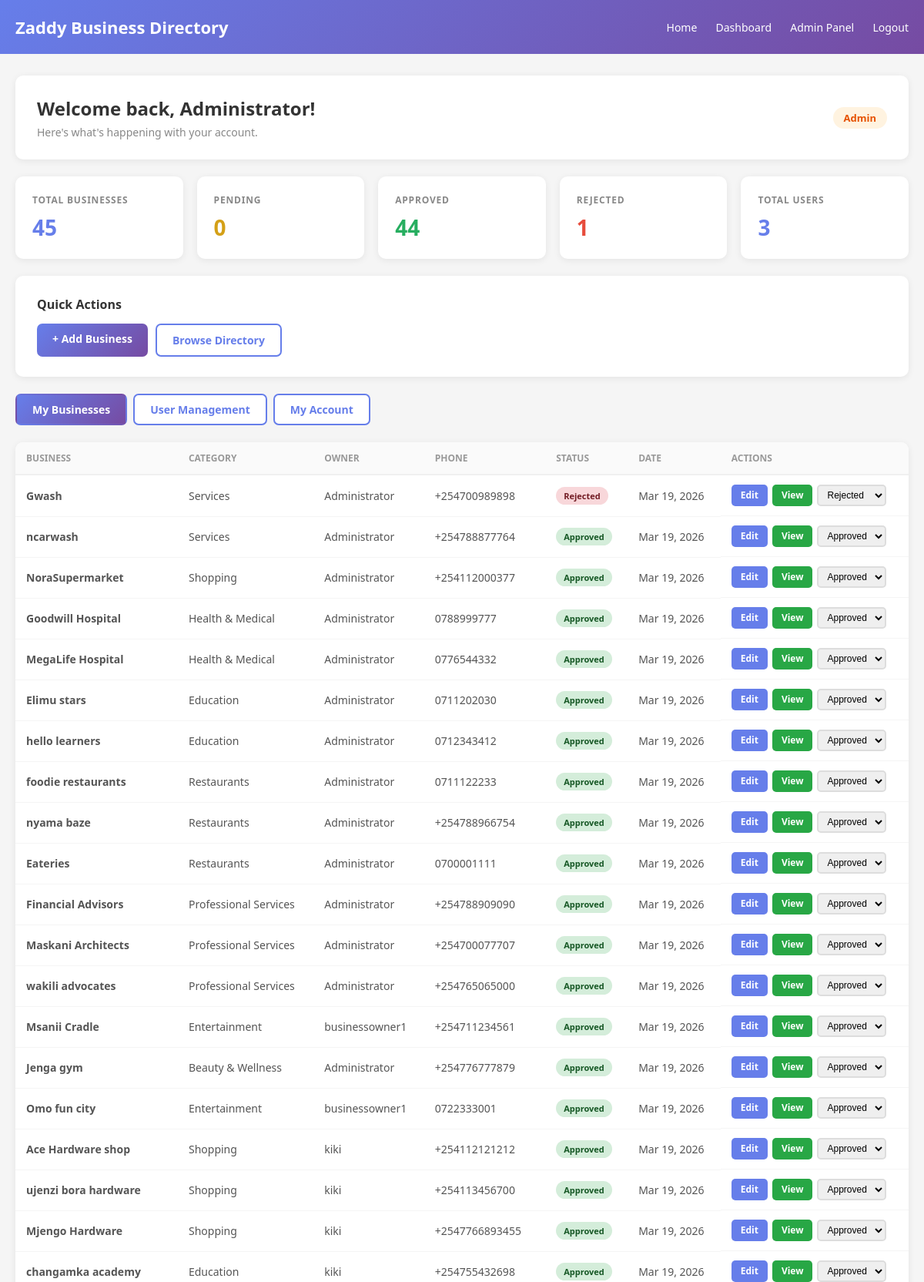
The page /auth/dashboard.php (signed in, upper part) on the database its author committed.
### tables this page shows
CREATE TABLE `users` (
  `id` int(11) NOT NULL,
  `username` varchar(50) NOT NULL,
  `email` varchar(100) NOT NULL,
  `password` varchar(255) NOT NULL,
  `full_name` varchar(100) DEFAULT NULL,
  `phone` varchar(20) DEFAULT NULL,
  `address` text DEFAULT NULL,
  `profile_image` varchar(255) DEFAULT NULL,
  `role` enum('user','admin') NOT NULL DEFAULT 'user',
  `status` enum('open','closed') DEFAULT 'open',
  `email_verified` tinyint(1) DEFAULT 0,
  `created_at` timestamp NOT NULL DEFAULT current_timestamp(),
  `updated_at` timestamp NOT NULL DEFAULT current_timestamp() ON UPDATE current_timestamp(),
  `last_login` timestamp NULL DEFAULT NULL
);

CREATE TABLE `businesses` (
  `id` int(11) NOT NULL,
  `name` varchar(200) NOT NULL,
  `category_id` int(11) NOT NULL,
  `user_id` int(11) NOT NULL,
  `description` text DEFAULT NULL,
  `address` varchar(255) DEFAULT NULL,
  `phone` varchar(20) DEFAULT NULL,
  `email` varchar(100) DEFAULT NULL,
  `website` varchar(255) DEFAULT NULL,
  `image` varchar(255) DEFAULT NULL,
  `status` enum('pending','approved','rejected') DEFAULT 'pending',
  `admin_notes` text DEFAULT NULL,
  `created_at` timestamp NOT NULL DEFAULT current_timestamp(),
  `updated_at` timestamp NOT NULL DEFAULT current_timestamp() ON UPDATE current_timestamp()
);

CREATE TABLE `categories` (
  `id` int(11) NOT NULL,
  `name` varchar(100) NOT NULL,
  `icon` varchar(50) DEFAULT NULL,
  `created_at` timestamp NOT NULL DEFAULT current_timestamp()
);

### auth/dashboard.php (the view, shortened to what this page needs)
<?php
$conn      = getDBConnection();
$user_id   = (int)$_SESSION['user_id'];
$u = $conn->prepare("SELECT * FROM users WHERE id = ?");
$u->bind_param("i", $user_id);
$u->execute();
$me = $u->get_result()->fetch_assoc();
$full_name    = $me['full_name'] ?? 'User';
$role         = $me['role'] ?? 'user';
$is_admin     = ($role === 'admin');
$all_users = [];
if ($is_admin) {
    $r = $conn->query("SELECT id,full_name,username,email,phone,role,created_at FROM users ORDER BY created_at DESC");
    while ($row = $r->fetch_assoc()) $all_users[] = $row;
}
if ($is_admin) {
    $bs = $conn->prepare("SELECT b.*,c.name as cat_name,COALESCE(u.full_name,u.email) as owner FROM businesses b LEFT JOIN categories c ON b.category_id=c.id LEFT JOIN users u ON b.user_id=u.id ORDER BY b.created_at DESC");
} else {
    $bs = $conn->prepare("SELECT b.*,c.name as cat_name FROM businesses b LEFT JOIN categories c ON b.category_id=c.id WHERE b.user_id=? ORDER BY b.created_at DESC");
    $bs->bind_param("i", $user_id);
}
$bs->execute();
$biz_result = $bs->get_result();
$biz_list   = [];
$total=$pending=$approved=$rejected=0;
while ($b = $biz_result->fetch_assoc()) {
    $biz_list[] = $b; $total++;
    if ($b['status']==='pending')      $pending++;
    elseif ($b['status']==='approved') $approved++;
    elseif ($b['status']==='rejected') $rejected++;
}
?>
<!DOCTYPE html>
<html lang="en">
<head>
</head>
<body>
<div class="header">
    <div class="header-content">
        <h1>Zaddy Business Directory</h1>
        <nav class="header-nav">
            <a href="../index.php">Home</a>
            <a href="dashboard.php">Dashboard</a>
            <?php if ($is_admin): ?><a href="admin_dashboard.php">Admin Panel</a><?php endif; ?>
            <a href="logout.php">Logout</a>
        </nav>
    </div>
</div>
<div class="container">
    <div class="card" style="display:flex;justify-content:space-between;align-items:center">
        <div>
            <h2 style="font-size:24px;color:#333;margin-bottom:5px">Welcome back, <?php echo htmlspecialchars($full_name); ?>!</h2>
            <p style="color:#888;font-size:14px">Here's what's happening with your account.</p>
        </div>
        <span class="role-badge" style="background:<?php echo $is_admin?'#fff3e0':'#e3f2fd'; ?>;color:<?php echo $is_admin?'#e65100':'#1976d2'; ?>">
            <?php echo $is_admin?'Admin':'User'; ?>
        </span>
    </div>
    <div class="stats-grid">
        <div class="stat"><div class="stat-label">Total Businesses</div><div class="stat-val"><?php echo $total; ?></div></div>
        <div class="stat"><div class="stat-label">Pending</div><div class="stat-val" style="color:#d4a017"><?php echo $pending; ?></div></div>
        <div class="stat"><div class="stat-label">Approved</div><div class="stat-val" style="color:#27ae60"><?php echo $approved; ?></div></div>
        <div class="stat"><div class="stat-label">Rejected</div><div class="stat-val" style="color:#e74c3c"><?php echo $rejected; ?></div></div>
        <?php if ($is_admin): ?>
        <div class="stat"><div class="stat-label">Total Users</div><div class="stat-val"><?php echo count($all_users); ?></div></div>
        <?php endif; ?>
    </div>
    <div class="card">
        <h3 style="font-size:16px;font-weight:700;color:#333;margin-bottom:14px">Quick Actions</h3>
        <div style="display:flex;gap:10px;flex-wrap:wrap">
            <a href="add-business.php" class="btn btn-primary">+ Add Business</a>
            <a href="../index.php" class="btn" style="background:white;border:2px solid #667eea;color:#667eea">Browse Directory</a>
        </div>
    </div>
    <div class="tab-nav">
        <button class="tab-btn active" onclick="switchTab('businesses',this)">My Businesses</button>
        <?php if ($is_admin): ?>
        <button class="tab-btn" onclick="switchTab('users',this)">User Management</button>
        <?php endif; ?>
        <button class="tab-btn" onclick="switchTab('account',this)">My Account</button>
    </div>
    <div class="tab-panel active" id="tab-businesses">
        <div class="card" style="padding:0;overflow:hidden">
            <?php if (empty($biz_list)): ?>
                <div style="padding:50px;text-align:center;color:#aaa">
                    <div style="font-size:48px;margin-bottom:12px">&#127970;</div>
                    <p style="margin-bottom:16px">No businesses listed yet.</p>
                    <a href="add-business.php" class="btn btn-primary">Add Your First Business</a>
                </div>
            <?php else: ?>
            <table>
                <thead>
                    <tr>
                        <th>Business</th><th>Category</th>
                        <?php if ($is_admin): ?><th>Owner</th><?php endif; ?>
                        <th>Phone</th><th>Status</th><th>Date</th><th>Actions</th>
                    </tr>
                </thead>
                <tbody>
                    <?php foreach ($biz_list as $b): ?>
                    <tr>
                        <td><strong><?php echo htmlspecialchars($b['name']); ?></strong></td>
                        <td><?php echo htmlspecialchars($b['cat_name'] ?? '-'); ?></td>
                        <?php if ($is_admin): ?><td><?php echo htmlspecialchars($b['owner'] ?? '-'); ?></td><?php endif; ?>
                        <td><?php echo htmlspecialchars($b['phone'] ?? '-'); ?></td>
                        <td><span class="badge badge-<?php echo $b['status']; ?>"><?php echo ucfirst($b['status']); ?></span></td>
                        <td><?php echo date('M d, Y', strtotime($b['created_at'])); ?></td>
                        <td style="display:flex;gap:6px;flex-wrap:wrap">
                            <a href="edit-business.php?id=<?php echo $b['id']; ?>" class="btn-sm btn-blue">Edit</a>
                            <a href="../business_details.php?id=<?php echo $b['id']; ?>" class="btn-sm btn-green" target="_blank">View</a>
                            <?php if ($is_admin): ?>
                            <form method="POST" style="margin:0">
                                <select name="new_status" onchange="this.form.submit()" style="padding:4px 7px;border:2px solid #ddd;border-radius:5px;font-size:12px;cursor:pointer">
                                    <option value="approved" <?php echo $b['status']==='approved' ?'selected':''; ?>>Approved</option>
                                    <option value="rejected" <?php echo $b['status']==='rejected' ?'selected':''; ?>>Rejected</option>
                                </select>
                            </form>
                            <?php endif; ?>
                        </td>
                    </tr>
                    <?php endforeach; ?>
                </tbody>
            </table>
            <?php endif; ?>
        </div>
    </div>
</div>
</body>
</html>

### auth/dashboard.php (style rules this page uses)
* { margin:0;padding:0;box-sizing:border-box }
body { font-family:'Segoe UI',sans-serif;background:#f5f5f5 }
.header { background:linear-gradient(135deg,#667eea,#764ba2);color:white;padding:20px 0 }
.header-content { max-width:1200px;margin:0 auto;padding:0 20px;display:flex;justify-content:space-between;align-items:center }
.header h1 { font-size:22px }
.header-nav a { color:white;text-decoration:none;font-size:14px;margin-left:20px }
.container { max-width:1200px;margin:28px auto;padding:0 20px }
.card { background:white;border-radius:10px;padding:26px 28px;box-shadow:0 2px 10px rgba(0,0,0,.07);margin-bottom:22px }
.stats-grid { display:grid;grid-template-columns:repeat(auto-fit,minmax(160px,1fr));gap:18px;margin-bottom:22px }
.stat { background:white;border-radius:10px;padding:22px;box-shadow:0 2px 10px rgba(0,0,0,.07) }
.stat-label { color:#888;font-size:12px;font-weight:600;text-transform:uppercase;letter-spacing:.8px;margin-bottom:8px }
.stat-val { font-size:28px;font-weight:800;color:#667eea }
.tab-nav { display:flex;gap:8px;margin-bottom:22px;flex-wrap:wrap }
.tab-btn { padding:9px 20px;border-radius:7px;font-size:14px;font-weight:600;cursor:pointer;border:2px solid #667eea;background:white;color:#667eea;font-family:inherit;transition:all .2s }
.tab-btn.active { background:linear-gradient(135deg,#667eea,#764ba2);color:white;border-color:transparent }
.tab-panel { display:none }
.tab-panel.active { display:block }
table { width:100%;border-collapse:collapse }
th { padding:12px 14px;text-align:left;font-size:12px;font-weight:700;text-transform:uppercase;color:#999;background:#fafafa;border-bottom:2px solid #f0f0f0 }
td { padding:12px 14px;font-size:14px;border-bottom:1px solid #f5f5f5;color:#555;vertical-align:middle }
.badge { display:inline-block;padding:4px 10px;border-radius:20px;font-size:11px;font-weight:700 }
.badge-approved { background:#d4edda;color:#155724 }
.badge-rejected { background:#f8d7da;color:#721c24 }
.btn { padding:10px 20px;border:none;border-radius:7px;font-size:14px;font-weight:600;cursor:pointer;font-family:inherit;text-decoration:none;display:inline-block }
.btn-primary { background:linear-gradient(135deg,#667eea,#764ba2);color:white }
.btn-sm { padding:5px 12px;font-size:12px;border-radius:5px;border:none;cursor:pointer;font-weight:600;font-family:inherit;text-decoration:none;display:inline-block }
.btn-blue { background:#667eea;color:white }
.btn-green { background:#28a745;color:white }
.role-badge { padding:5px 14px;border-radius:20px;font-size:13px;font-weight:700;display:inline-block }

### rows shown on the page
users: full_name "Administrator"
businesses: name "Gwash", category.name "Services", owner "Administrator", phone "+254700989898", status "Rejected", created_at "Mar 19, 2026", new_status "Rejected"
businesses: name "ncarwash", category.name "Services", owner "Administrator", phone "+254788877764", status "Approved", created_at "Mar 19, 2026", new_status "Approved"
businesses: name "NoraSupermarket", category.name "Shopping", owner "Administrator", phone "+254112000377", status "Approved", created_at "Mar 19, 2026", new_status "Approved"
businesses: name "Goodwill Hospital", category.name "Health & Medical", owner "Administrator", phone "0788999777", status "Approved", created_at "Mar 19, 2026", new_status "Approved"
businesses: name "MegaLife Hospital", category.name "Health & Medical", owner "Administrator", phone "0776544332", status "Approved", created_at "Mar 19, 2026", new_status "Approved"
businesses: name "Elimu stars", category.name "Education", owner "Administrator", phone "0711202030", status "Approved", created_at "Mar 19, 2026", new_status "Approved"
businesses: name "hello learners", category.name "Education", owner "Administrator", phone "0712343412", status "Approved", created_at "Mar 19, 2026", new_status "Approved"
businesses: name "foodie restaurants", category.name "Restaurants", owner "Administrator", phone "0711122233", status "Approved", created_at "Mar 19, 2026", new_status "Approved"
businesses: name "nyama baze", category.name "Restaurants", owner "Administrator", phone "+254788966754", status "Approved", created_at "Mar 19, 2026", new_status "Approved"
businesses: name "Eateries", category.name "Restaurants", owner "Administrator", phone "0700001111", status "Approved", created_at "Mar 19, 2026", new_status "Approved"
businesses: name "Financial Advisors", category.name "Professional Services", owner "Administrator", phone "+254788909090", status "Approved", created_at "Mar 19, 2026", new_status "Approved"
businesses: name "Maskani Architects", category.name "Professional Services", owner "Administrator", phone "+254700077707", status "Approved", created_at "Mar 19, 2026", new_status "Approved"
businesses: name "wakili advocates", category.name "Professional Services", owner "Administrator", phone "+254765065000", status "Approved", created_at "Mar 19, 2026", new_status "Approved"
businesses: name "Msanii Cradle", category.name "Entertainment", owner "businessowner1", phone "+254711234561", status "Approved", created_at "Mar 19, 2026", new_status "Approved"
businesses: name "Jenga gym", category.name "Beauty & Wellness", owner "Administrator", phone "+254776777879", status "Approved", created_at "Mar 19, 2026", new_status "Approved"
businesses: name "Omo fun city", category.name "Entertainment", owner "businessowner1", phone "0722333001", status "Approved", created_at "Mar 19, 2026", new_status "Approved"
businesses: name "Ace Hardware shop", category.name "Shopping", owner "kiki", phone "+254112121212", status "Approved", created_at "Mar 19, 2026", new_status "Approved"
businesses: name "ujenzi bora hardware", category.name "Shopping", owner "kiki", phone "+254113456700", status "Approved", created_at "Mar 19, 2026", new_status "Approved"
businesses: name "Mjengo Hardware", category.name "Shopping", owner "kiki", phone "+2547766893455", status "Approved", created_at "Mar 19, 2026", new_status "Approved"
businesses: name "changamka academy", category.name "Education", owner "kiki", phone "+254755432698", status "Approved", created_at "Mar 19, 2026", new_status "Approved"

### other values the page prints
$total "45"
$pending "0"
$approved "44"
$rejected "1"
count($all_users) "3"
